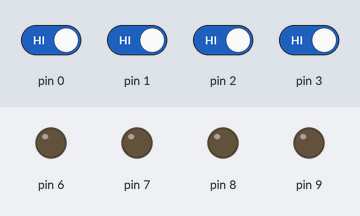
Recording of a sketch running on a simulated Arduino Uno, built with avr-gcc and run on an emulated ATmega328P. Shown: output pins drawn as LEDs (lit = HIGH). Inputs (shaded band) come from the test bench; at power-on: pin 0–3 HIGH.

Above: at 1.2 s.
1.3 s: pin 0 driven LOW and pin 3 driven LOW
At 1.8 s:
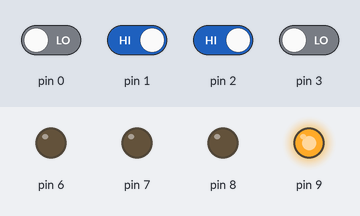
2.8 s: pin 1 driven LOW
At 4.0 s:
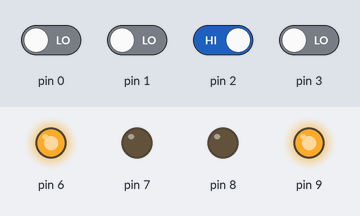
4.3 s: pin 1 driven HIGH
At 5.2 s:
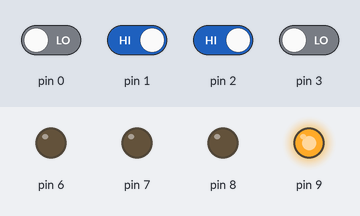
5.8 s: pin 2 driven LOW
At 6.4 s:
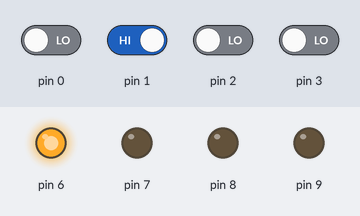
7.3 s: pin 2 driven HIGH
At 8.7 s:
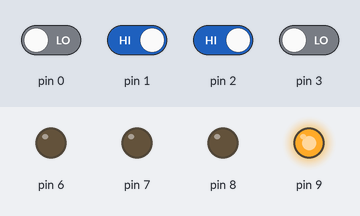
Timing chart, 0 to 9.8 s (numbered marks = the images above; inputs shaded):
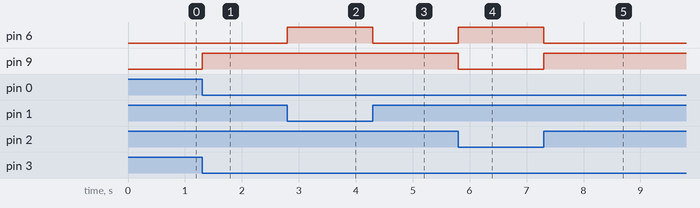

The sketch:

dtmf.ino
```cpp
void setup() {
pinMode(0,INPUT);
pinMode(1,INPUT);
pinMode(2,INPUT);
pinMode(3,INPUT);
pinMode(6,OUTPUT);
pinMode(7,OUTPUT);
pinMode(8,OUTPUT);
pinMode(9,OUTPUT);
}

void loop()
{
  int g0=digitalRead(0);
  int g1=digitalRead(1);
  int g2=digitalRead(2);
  int g3=digitalRead(3);
  {
  if( g0==0 && g1==0 && g2==0 && g3==0)
  stop1();
  else if( g0==0 && g1==0 && g2==1 && g3==0)
  forward();
  else if( g0==1 && g1==0 && g2==0 && g3==0)
  backward();
  else if( g0==0 && g1==1 && g2==0 && g3==0)
  left();
  else if( g0==0 && g1==1 && g2==1 && g3==0)
  right();
  }

}
void right()
{
  digitalWrite(6,LOW);
  digitalWrite(7,LOW);
  digitalWrite(8,LOW);
  digitalWrite(9,HIGH);
}
void stop1()
{
  digitalWrite(6,LOW);
  digitalWrite(7,LOW);
  digitalWrite(8,LOW);
  digitalWrite(9,LOW);
}
void forward()
{
  digitalWrite(6,HIGH);
  digitalWrite(7,LOW);
  digitalWrite(8,LOW);
  digitalWrite(9,HIGH);
}
void backward()
{
  digitalWrite(6,LOW);
  digitalWrite(7,HIGH);
  digitalWrite(8,HIGH);
  digitalWrite(9,LOW);
}
void left()
{
  digitalWrite(6,HIGH);
  digitalWrite(7,LOW);
  digitalWrite(8,LOW);
  digitalWrite(9,LOW);
}
```

Measured:
- after the input at 1.3 s, pin 9: LOW → HIGH at once
- after the input at 2.8 s, pin 6: LOW → HIGH at once
- after the input at 4.3 s, pin 6: HIGH → LOW at once
- after the input at 5.8 s, pin 6: LOW → HIGH at once; pin 9: HIGH → LOW at once
- after the input at 7.3 s, pin 6: HIGH → LOW at once; pin 9: LOW → HIGH at once
